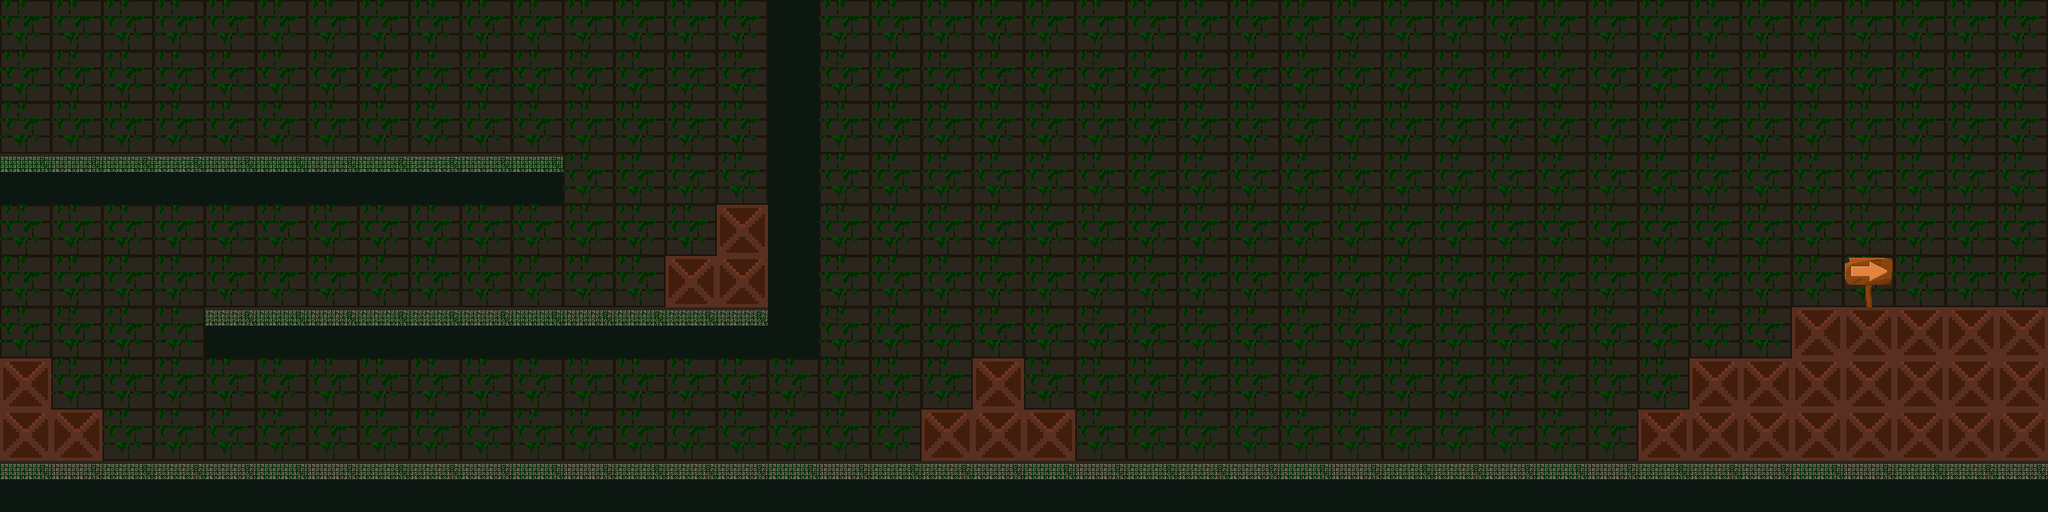

Below is a game level as drawn by its tile map, then a one-line description and the .tmx file that defines it, in full:
An orthogonal 40x10 tile map with 64x64 px tiles, 2 tile layers (Collision Block, Wall), 5 tilesets.

<map version="1.10" tiledversion="1.11.0" orientation="orthogonal" renderorder="right-down" width="40" height="10" tilewidth="64" tileheight="64" infinite="0" nextlayerid="3" nextobjectid="1">
 <tileset firstgid="1" source="../tsx/FloorTile.tsx" />
 <tileset firstgid="6" source="../tsx/Wall.tsx" />
 <tileset firstgid="7" source="../tsx/Boxes.tsx" />
 <tileset firstgid="8" source="../tsx/Floor and Wall.tsx" />
 <tileset firstgid="13" source="../tsx/Placa.tsx" />
 <layer id="1" name="Collision Block" width="40" height="10">
  <data encoding="csv">
0,0,0,0,0,0,0,0,0,0,0,0,0,0,0,5,0,0,0,0,0,0,0,0,0,0,0,0,0,0,0,0,0,0,0,0,0,0,0,0,
0,0,0,0,0,0,0,0,0,0,0,0,0,0,0,5,0,0,0,0,0,0,0,0,0,0,0,0,0,0,0,0,0,0,0,0,0,0,0,0,
0,0,0,0,0,0,0,0,0,0,0,0,0,0,0,5,0,0,0,0,0,0,0,0,0,0,0,0,0,0,0,0,0,0,0,0,0,0,0,0,
4,4,4,4,4,4,4,4,4,4,4,0,0,0,0,5,0,0,0,0,0,0,0,0,0,0,0,0,0,0,0,0,0,0,0,0,0,0,0,0,
0,0,0,0,0,0,0,0,0,0,0,0,0,0,7,5,0,0,0,0,0,0,0,0,0,0,0,0,0,0,0,0,0,0,0,0,0,0,0,0,
0,0,0,0,0,0,0,0,0,0,0,0,0,7,7,5,0,0,0,0,0,0,0,0,0,0,0,0,0,0,0,0,0,0,0,0,0,0,0,0,
0,0,0,0,4,4,4,4,4,4,4,4,4,4,4,5,0,0,0,0,0,0,0,0,0,0,0,0,0,0,0,0,0,0,0,7,7,7,7,7,
7,0,0,0,0,0,0,0,0,0,0,0,0,0,0,0,0,0,0,7,0,0,0,0,0,0,0,0,0,0,0,0,0,7,7,7,7,7,7,7,
7,7,0,0,0,0,0,0,0,0,0,0,0,0,0,0,0,0,7,7,7,0,0,0,0,0,0,0,0,0,0,0,7,7,7,7,7,7,7,7,
4,4,4,4,4,4,4,4,4,4,4,4,4,4,4,4,4,4,4,4,4,4,4,4,4,4,4,4,4,4,4,4,4,4,4,4,4,4,4,4
</data>
 </layer>
 <layer id="2" name="Wall" width="40" height="10">
  <data encoding="csv">
6,6,6,6,6,6,6,6,6,6,6,6,6,6,6,0,6,6,6,6,6,6,6,6,6,6,6,6,6,6,6,6,6,6,6,6,6,6,6,6,
6,6,6,6,6,6,6,6,6,6,6,6,6,6,6,0,6,6,6,6,6,6,6,6,6,6,6,6,6,6,6,6,6,6,6,6,6,6,6,6,
6,6,6,6,6,6,6,6,6,6,6,6,6,6,6,0,6,6,6,6,6,6,6,6,6,6,6,6,6,6,6,6,6,6,6,6,6,6,6,6,
0,0,0,0,0,0,0,0,0,0,0,6,6,6,6,0,6,6,6,6,6,6,6,6,6,6,6,6,6,6,6,6,6,6,6,6,6,6,6,6,
6,6,6,6,6,6,6,6,6,6,6,6,6,6,0,0,6,6,6,6,6,6,6,6,6,6,6,6,6,6,6,6,6,6,6,6,6,6,6,6,
6,6,6,6,6,6,6,6,6,6,6,6,6,0,0,0,6,6,6,6,6,6,6,6,6,6,6,6,6,6,6,6,6,6,6,6,13,6,6,6,
6,6,6,6,0,0,0,0,0,0,0,0,0,0,0,0,6,6,6,6,6,6,6,6,6,6,6,6,6,6,6,6,6,6,6,0,0,0,0,0,
0,6,6,6,6,6,6,6,6,6,6,6,6,6,6,6,6,6,6,0,6,6,6,6,6,6,6,6,6,6,6,6,6,0,0,0,0,0,0,0,
0,0,6,6,6,6,6,6,6,6,6,6,6,6,6,6,6,6,0,0,0,6,6,6,6,6,6,6,6,6,6,6,0,0,0,0,0,0,0,0,
0,0,0,0,0,0,0,0,0,0,0,0,0,0,0,0,0,0,0,0,0,0,0,0,0,0,0,0,0,0,0,0,0,0,0,0,0,0,0,0
</data>
 </layer>
</map>
